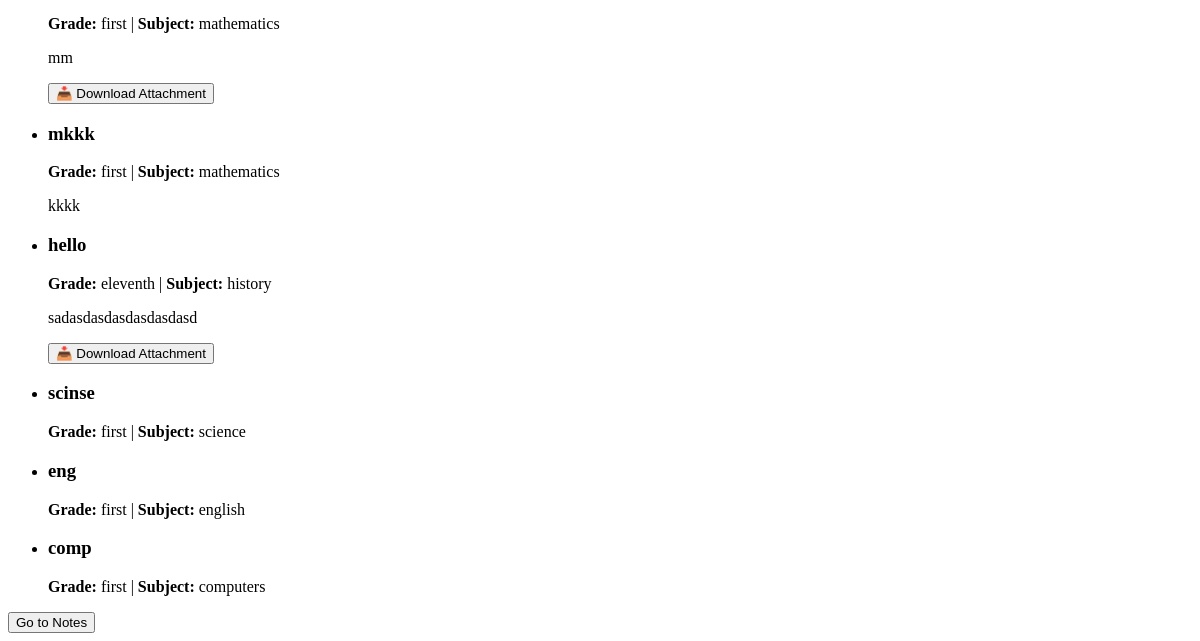
/profile/ (signed in, lower part), run on an earlier commit of the app's database.
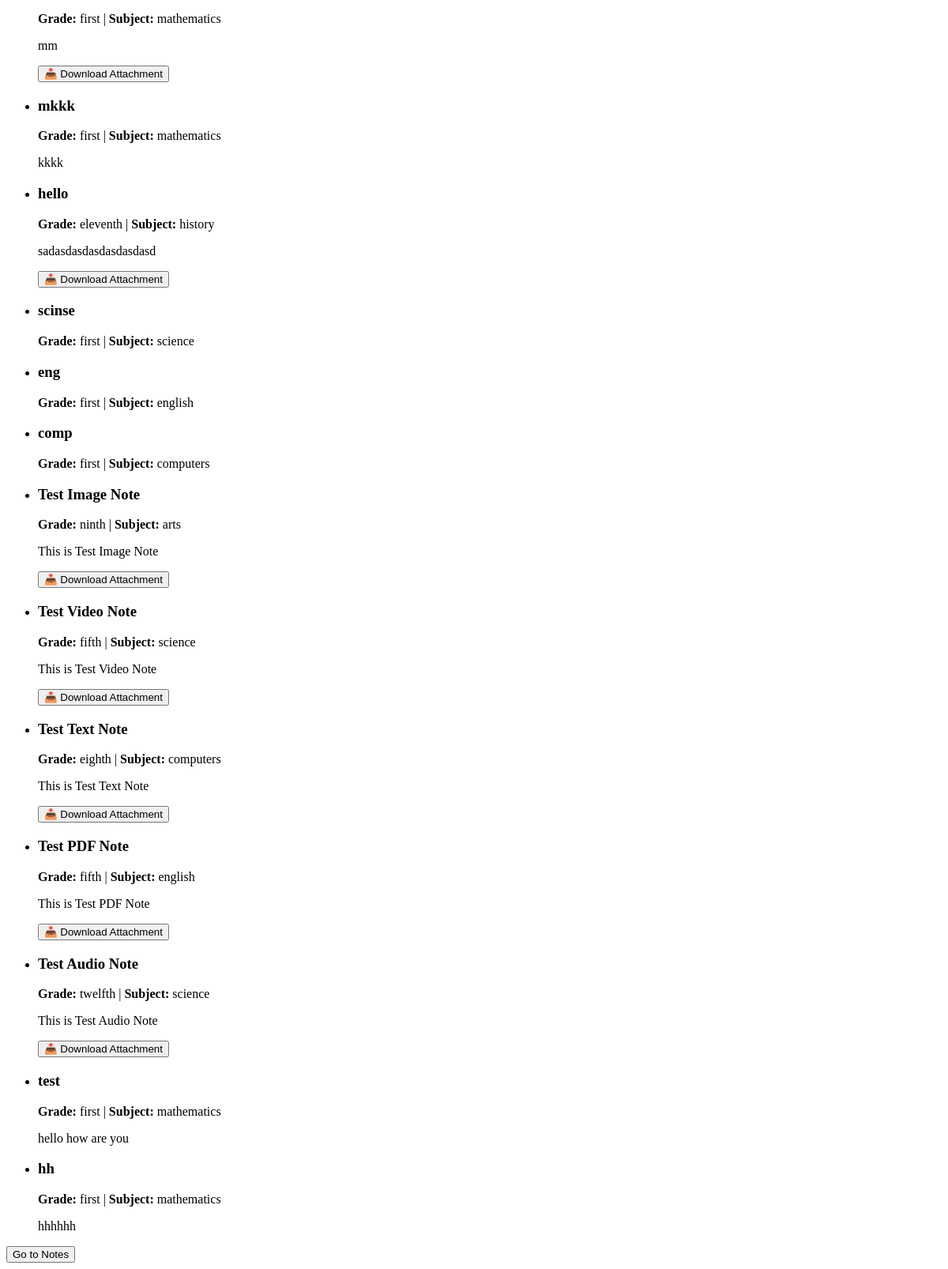
And on a later commit of the database.
### notes/models.py (models this page shows, shortened)
class Note(models.Model):
    SUBJECT_CHOICES = [
        ('mathematics', 'Mathematics'),
        ('science', 'Science'),
        ('history', 'History'),
        ('english', 'English'),
        ('computers', 'Computer Science'),
        ('arts', 'Arts'),
    ]
    GRADE_CHOICES =[
        ('first', 'First Grade'),
        ('second', 'Second Grade'),
        ('third', 'Third Grade'),
        ('fourth', 'Fourth Grade'),
        ('fifth', 'Fifth Grade'),
        ('sixth', 'Sixth Grade'),
        ('seventh', 'Seventh Grade'),
        ('eighth', 'Eighth Grade'),
        ('ninth', 'Ninth Grade'),
        ('tenth', 'Tenth Grade'),
        ('eleventh', 'Eleventh Grade'),
        ('twelfth', 'Twelfth Grade'),
    ]
    author = models.ForeignKey(settings.AUTH_USER_MODEL, on_delete=models.CASCADE, editable=False)
    title = models.CharField(max_length=255)
    content = models.TextField(blank=True, null=True)
    file = models.FileField(upload_to='notes/', blank=True, null=True)
    created_at = models.DateTimeField(auto_now_add=True)
    updated_at = models.DateTimeField(auto_now=True)
    is_public = models.BooleanField(default=False)
    grade_level = models.CharField(max_length=50,choices=GRADE_CHOICES, default='Grade 1')
    subject = models.CharField(max_length=50, choices=SUBJECT_CHOICES, default='math')
    show_on_profile = models.BooleanField(default=False)

### profile_users/views.py (the view)
# urls.py: path('', profile_view, name='profile_view'),
@login_required
def profile_view(request):
    profile, created = Profile.objects.get_or_create(user=request.user)
    notes = request.user.note_set.all()
    followers = Follow.objects.filter(following=request.user, status='accepted').count()
    followerss = Follow.objects.filter(following=request.user, status='accepted')
    return render(request, 'user_profiles/profile.html', {'profile': profile, 'notes': notes, 'followerss': followerss, 'followers': followers})

### profile_users/templates/user_profiles/profile.html (shortened to what this page needs)
<!DOCTYPE html>
<html lang="en">
<head>
</head>
<body>
    <ul>
        {% for note in notes %}
            <li>
                <h3>{{ note.title }}</h3>
                <p><strong>Grade:</strong> {{ note.grade_level }} | <strong>Subject:</strong> {{ note.subject }}</p>
                <p>{{ note.content }}</p>
                {% if note.file %}
                    <p><a href="{{ note.file.url }}" download><button>📥 Download Attachment</button></a></p>
                {% endif %}
            </li>
        {% empty %}
            <p>You haven't created any notes yet.</p>
        {% endfor %}
    </ul>
    <a href="{% url 'notes_list' %}"><button>Go to Notes</button></a>
</body>
</html>

What changed in the data, as far as the page shows it:
added Note: title "Test Image Note", grade_level "ninth", subject "arts", content "This is Test Image Note"
added Note: title "Test Video Note", grade_level "fifth", subject "science", content "This is Test Video Note"
added Note: title "Test Text Note", grade_level "eighth", subject "computers", content "This is Test Text Note"
added Note: title "Test PDF Note", grade_level "fifth", subject "english", content "This is Test PDF Note"
added Note: title "Test Audio Note", grade_level "twelfth", subject "science", content "This is Test Audio Note"
added Note: title "test", grade_level "first", subject "mathematics", content "hello how are you"
added Note: title "hh", grade_level "first", subject "mathematics", content "hhhhhh"
